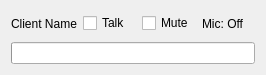
<?xml version="1.0" encoding="UTF-8"?>
<ui version="4.0">
 <class>ParticipantItemForm</class>
 <widget class="QWidget" name="ParticipantItemForm">
  <property name="geometry">
   <rect>
    <x>0</x>
    <y>0</y>
    <width>266</width>
    <height>75</height>
   </rect>
  </property>
  <layout class="QVBoxLayout" name="rootLayout">
   <item>
    <layout class="QHBoxLayout" name="rowLayout">
     <item>
      <widget class="QLabel" name="participantName">
       <property name="text">
        <string>Client Name</string>
       </property>
      </widget>
     </item>
     <item>
      <widget class="QCheckBox" name="talkCheckbox">
       <property name="text">
        <string>Talk</string>
       </property>
      </widget>
     </item>
     <item>
      <widget class="QCheckBox" name="muteCheckbox">
       <property name="text">
        <string>Mute</string>
       </property>
      </widget>
     </item>
     <item>
      <widget class="QLabel" name="micStatusLabel">
       <property name="text">
        <string>Mic: Off</string>
       </property>
      </widget>
     </item>
    </layout>
   </item>
   <item>
    <widget class="QProgressBar" name="participantVolumeBar">
     <property name="textVisible">
      <bool>false</bool>
     </property>
    </widget>
   </item>
  </layout>
 </widget>
 <resources/>
 <connections/>
</ui> 
